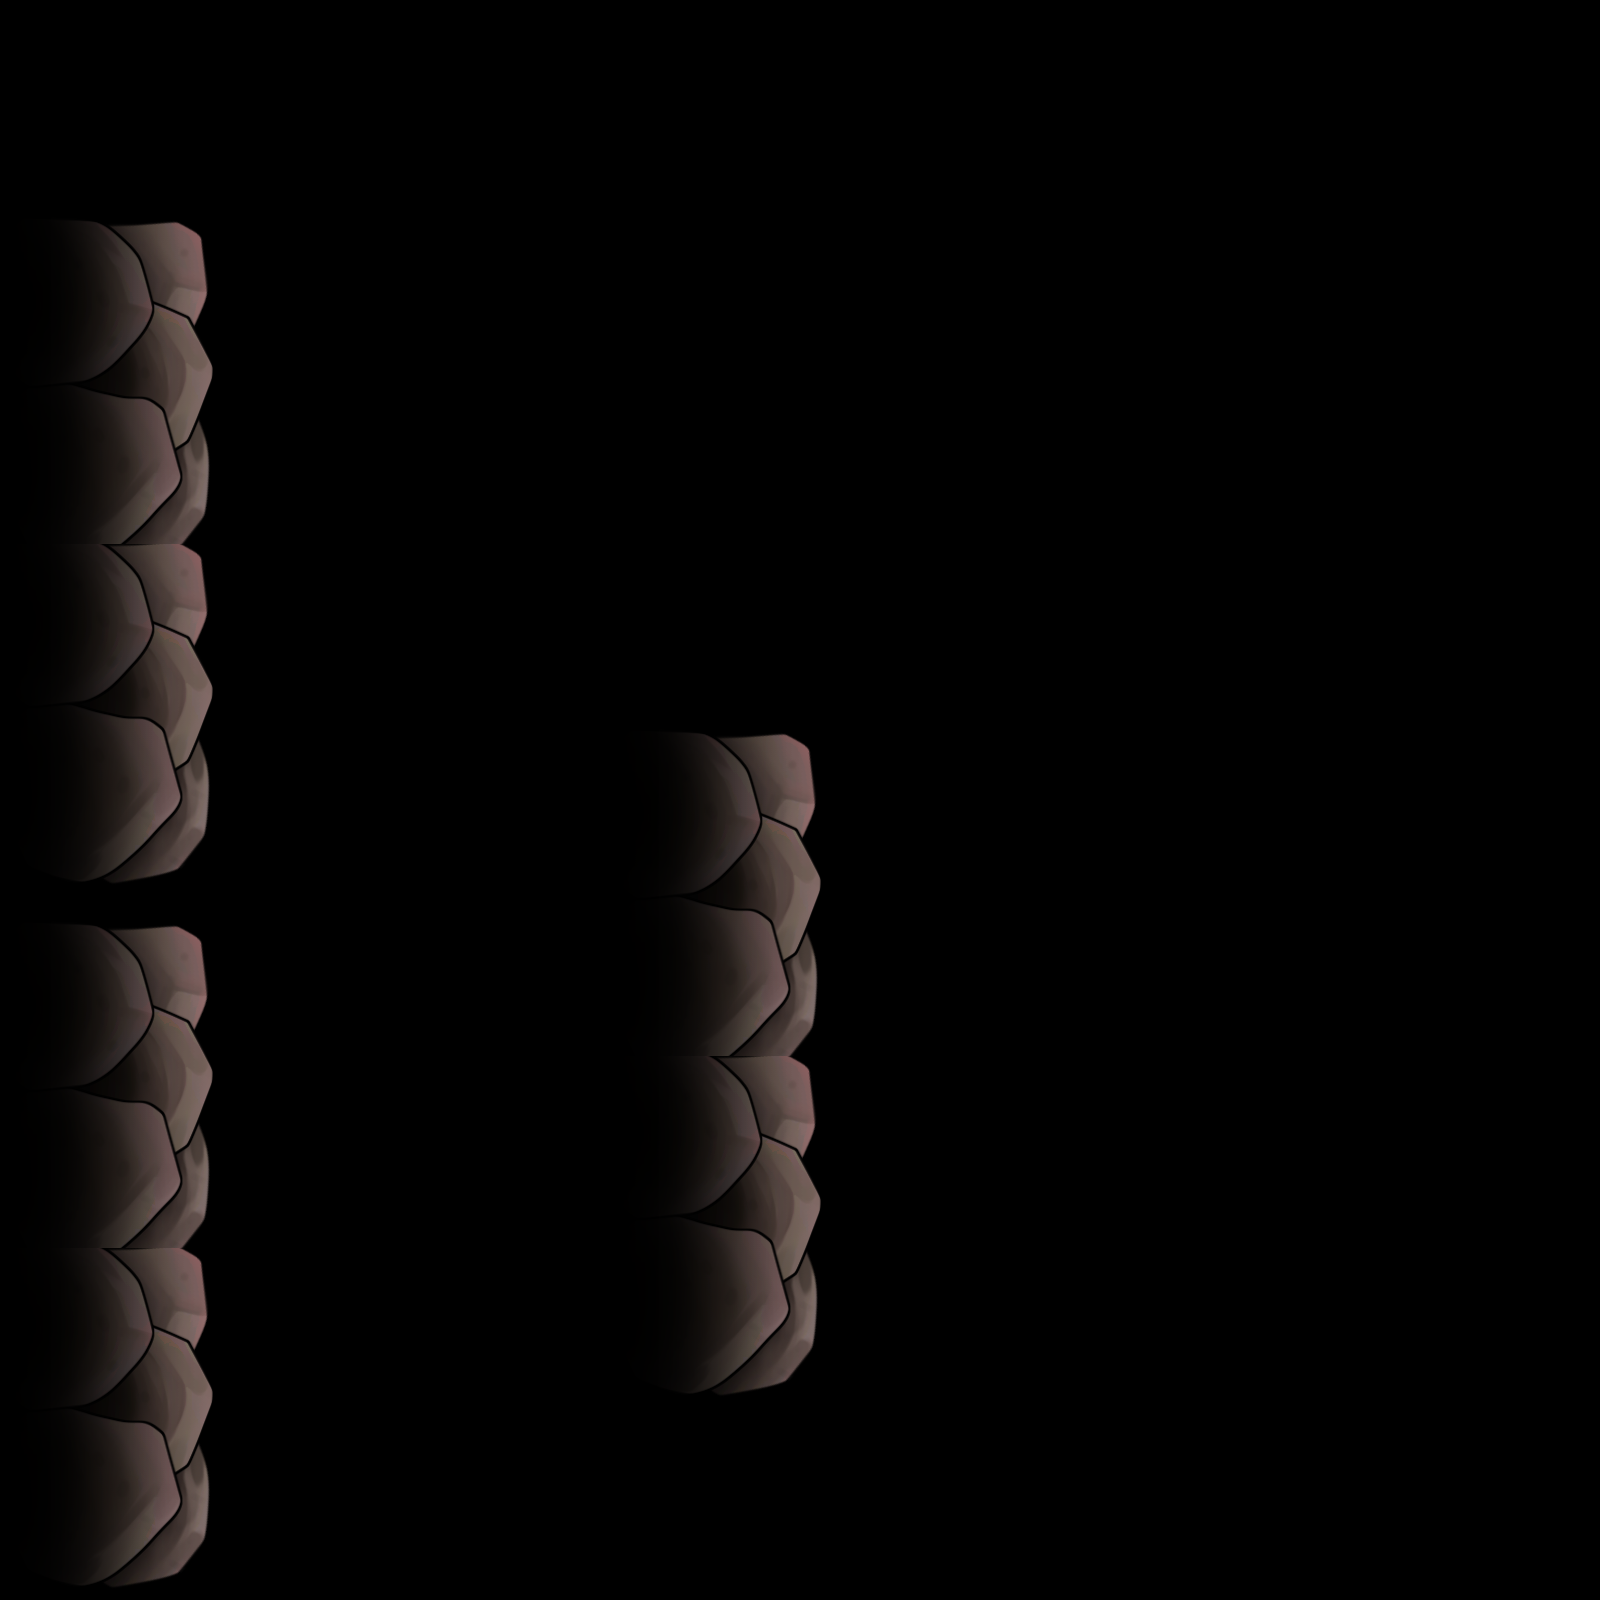

Rendered tile map (Tiled .tmx) drawn with the repository's tilesets; below, a short description and the full map source, tile grids included:
An orthogonal 50x50 tile map with 32x32 px tiles, 1 tile layer (Tile Layer 2).

<map version="1.10" tiledversion="1.10.1" orientation="orthogonal" renderorder="right-down" width="50" height="50" tilewidth="32" tileheight="32" infinite="0" nextlayerid="2" nextobjectid="1">
 <editorsettings>
  <export target="new-dungeon.json" format="json" />
 </editorsettings>
 <tileset firstgid="1" name="floor" tilewidth="32" tileheight="32" tilecount="4096" columns="64">
  <image source="floor.png" width="2048" height="2048" />
  <tile id="234">
   <properties>
    <property name="collides" type="bool" value="true" />
   </properties>
  </tile>
  <tile id="235">
   <properties>
    <property name="collides" type="bool" value="true" />
   </properties>
  </tile>
  <tile id="236">
   <properties>
    <property name="collides" type="bool" value="true" />
   </properties>
  </tile>
  <tile id="237">
   <properties>
    <property name="collides" type="bool" value="true" />
   </properties>
  </tile>
  <tile id="238">
   <properties>
    <property name="collides" type="bool" value="true" />
   </properties>
  </tile>
  <tile id="239">
   <properties>
    <property name="collides" type="bool" value="true" />
   </properties>
  </tile>
  <tile id="240">
   <properties>
    <property name="collides" type="bool" value="true" />
   </properties>
  </tile>
  <tile id="298">
   <properties>
    <property name="collides" type="bool" value="true" />
   </properties>
  </tile>
  <tile id="299">
   <properties>
    <property name="collides" type="bool" value="true" />
   </properties>
  </tile>
  <tile id="300">
   <properties>
    <property name="collides" type="bool" value="true" />
   </properties>
  </tile>
  <tile id="301">
   <properties>
    <property name="collides" type="bool" value="true" />
   </properties>
  </tile>
  <tile id="302">
   <properties>
    <property name="collides" type="bool" value="true" />
   </properties>
  </tile>
  <tile id="303">
   <properties>
    <property name="collides" type="bool" value="true" />
   </properties>
  </tile>
  <tile id="304">
   <properties>
    <property name="collides" type="bool" value="true" />
   </properties>
  </tile>
  <tile id="362">
   <properties>
    <property name="collides" type="bool" value="true" />
   </properties>
  </tile>
  <tile id="363">
   <properties>
    <property name="collides" type="bool" value="true" />
   </properties>
  </tile>
  <tile id="364">
   <properties>
    <property name="collides" type="bool" value="true" />
   </properties>
  </tile>
  <tile id="365">
   <properties>
    <property name="collides" type="bool" value="true" />
   </properties>
  </tile>
  <tile id="366">
   <properties>
    <property name="collides" type="bool" value="true" />
   </properties>
  </tile>
  <tile id="367">
   <properties>
    <property name="collides" type="bool" value="true" />
   </properties>
  </tile>
  <tile id="368">
   <properties>
    <property name="collides" type="bool" value="true" />
   </properties>
  </tile>
  <tile id="426">
   <properties>
    <property name="collides" type="bool" value="true" />
   </properties>
  </tile>
  <tile id="427">
   <properties>
    <property name="collides" type="bool" value="true" />
   </properties>
  </tile>
  <tile id="428">
   <properties>
    <property name="collides" type="bool" value="true" />
   </properties>
  </tile>
  <tile id="429">
   <properties>
    <property name="collides" type="bool" value="true" />
   </properties>
  </tile>
  <tile id="430">
   <properties>
    <property name="collides" type="bool" value="true" />
   </properties>
  </tile>
  <tile id="431">
   <properties>
    <property name="collides" type="bool" value="true" />
   </properties>
  </tile>
  <tile id="432">
   <properties>
    <property name="collides" type="bool" value="true" />
   </properties>
  </tile>
  <tile id="490">
   <properties>
    <property name="collides" type="bool" value="true" />
   </properties>
  </tile>
  <tile id="491">
   <properties>
    <property name="collides" type="bool" value="true" />
   </properties>
  </tile>
  <tile id="492">
   <properties>
    <property name="collides" type="bool" value="true" />
   </properties>
  </tile>
  <tile id="493">
   <properties>
    <property name="collides" type="bool" value="true" />
   </properties>
  </tile>
  <tile id="494">
   <properties>
    <property name="collides" type="bool" value="true" />
   </properties>
  </tile>
  <tile id="495">
   <properties>
    <property name="collides" type="bool" value="true" />
   </properties>
  </tile>
  <tile id="496">
   <properties>
    <property name="collides" type="bool" value="true" />
   </properties>
  </tile>
  <tile id="554">
   <properties>
    <property name="collides" type="bool" value="true" />
   </properties>
  </tile>
  <tile id="555">
   <properties>
    <property name="collides" type="bool" value="true" />
   </properties>
  </tile>
  <tile id="556">
   <properties>
    <property name="collides" type="bool" value="true" />
   </properties>
  </tile>
  <tile id="557">
   <properties>
    <property name="collides" type="bool" value="true" />
   </properties>
  </tile>
  <tile id="558">
   <properties>
    <property name="collides" type="bool" value="true" />
   </properties>
  </tile>
  <tile id="559">
   <properties>
    <property name="collides" type="bool" value="true" />
   </properties>
  </tile>
  <tile id="560">
   <properties>
    <property name="collides" type="bool" value="true" />
   </properties>
  </tile>
  <tile id="618">
   <properties>
    <property name="collides" type="bool" value="true" />
   </properties>
  </tile>
  <tile id="619">
   <properties>
    <property name="collides" type="bool" value="true" />
   </properties>
  </tile>
  <tile id="620">
   <properties>
    <property name="collides" type="bool" value="true" />
   </properties>
  </tile>
  <tile id="621">
   <properties>
    <property name="collides" type="bool" value="true" />
   </properties>
  </tile>
  <tile id="622">
   <properties>
    <property name="collides" type="bool" value="true" />
   </properties>
  </tile>
  <tile id="623">
   <properties>
    <property name="collides" type="bool" value="true" />
   </properties>
  </tile>
  <tile id="624">
   <properties>
    <property name="collides" type="bool" value="true" />
   </properties>
  </tile>
  <tile id="682">
   <properties>
    <property name="collides" type="bool" value="true" />
   </properties>
  </tile>
  <tile id="683">
   <properties>
    <property name="collides" type="bool" value="true" />
   </properties>
  </tile>
  <tile id="684">
   <properties>
    <property name="collides" type="bool" value="true" />
   </properties>
  </tile>
  <tile id="685">
   <properties>
    <property name="collides" type="bool" value="true" />
   </properties>
  </tile>
  <tile id="686">
   <properties>
    <property name="collides" type="bool" value="true" />
   </properties>
  </tile>
  <tile id="687">
   <properties>
    <property name="collides" type="bool" value="true" />
   </properties>
  </tile>
  <tile id="688">
   <properties>
    <property name="collides" type="bool" value="true" />
   </properties>
  </tile>
  <tile id="746">
   <properties>
    <property name="collides" type="bool" value="true" />
   </properties>
  </tile>
  <tile id="747">
   <properties>
    <property name="collides" type="bool" value="true" />
   </properties>
  </tile>
  <tile id="748">
   <properties>
    <property name="collides" type="bool" value="true" />
   </properties>
  </tile>
  <tile id="749">
   <properties>
    <property name="collides" type="bool" value="true" />
   </properties>
  </tile>
  <tile id="750">
   <properties>
    <property name="collides" type="bool" value="true" />
   </properties>
  </tile>
  <tile id="751">
   <properties>
    <property name="collides" type="bool" value="true" />
   </properties>
  </tile>
  <tile id="752">
   <properties>
    <property name="collides" type="bool" value="true" />
   </properties>
  </tile>
  <tile id="810">
   <properties>
    <property name="collides" type="bool" value="true" />
   </properties>
  </tile>
  <tile id="811">
   <properties>
    <property name="collides" type="bool" value="true" />
   </properties>
  </tile>
  <tile id="812">
   <properties>
    <property name="collides" type="bool" value="true" />
   </properties>
  </tile>
  <tile id="813">
   <properties>
    <property name="collides" type="bool" value="true" />
   </properties>
  </tile>
  <tile id="814">
   <properties>
    <property name="collides" type="bool" value="true" />
   </properties>
  </tile>
  <tile id="815">
   <properties>
    <property name="collides" type="bool" value="true" />
   </properties>
  </tile>
  <tile id="816">
   <properties>
    <property name="collides" type="bool" value="true" />
   </properties>
  </tile>
 </tileset>
 <layer id="1" name="Tile Layer 2" width="50" height="50">
  <data encoding="csv">
0,0,0,0,0,0,0,0,0,0,0,0,0,0,0,0,0,0,0,0,0,0,0,0,0,0,0,0,0,0,0,0,0,0,0,0,0,0,0,0,0,0,0,0,0,0,0,0,0,0,
0,0,0,0,0,0,0,0,0,0,0,0,0,0,0,0,0,0,0,0,0,0,0,0,0,0,0,0,0,0,0,0,0,0,0,0,0,0,0,0,0,0,0,0,0,0,0,0,0,0,
0,0,0,0,0,0,0,0,0,0,0,0,0,0,0,0,0,0,0,0,0,0,0,0,0,0,0,0,0,0,0,0,0,0,0,0,0,0,0,0,0,0,0,0,0,0,0,0,0,0,
0,0,0,0,0,0,0,0,0,0,0,0,0,0,0,0,0,0,0,0,0,0,0,0,0,0,0,0,0,0,0,0,0,0,0,0,0,0,0,0,0,0,0,0,0,0,0,0,0,0,
0,0,0,0,0,0,0,0,0,0,0,0,0,0,0,0,0,0,0,0,0,0,0,0,0,0,0,0,0,0,0,0,0,0,0,0,0,0,0,0,0,0,0,0,0,0,0,0,0,0,
0,0,0,0,0,0,0,0,0,0,0,0,0,0,0,0,0,0,0,0,0,0,0,0,0,0,0,0,0,0,0,0,0,0,0,0,0,0,0,0,0,0,0,0,0,0,0,0,0,0,
171,172,173,174,175,176,177,0,0,0,0,0,0,0,0,0,0,0,0,0,0,0,0,0,0,0,0,0,0,0,0,0,0,0,0,0,0,0,0,0,0,0,0,0,0,0,0,0,0,0,
235,236,237,238,239,240,241,0,0,0,0,0,0,0,0,0,0,0,0,0,0,0,0,0,0,0,0,0,0,0,0,0,0,0,0,0,0,0,0,0,0,0,0,0,0,0,0,0,0,0,
299,300,301,302,303,304,305,0,0,0,0,0,0,0,0,0,0,0,0,0,0,0,0,0,0,0,0,0,0,0,0,0,0,0,0,0,0,0,0,0,0,0,0,0,0,0,0,0,0,0,
363,364,365,366,367,368,369,0,0,0,0,0,0,0,0,0,0,0,0,0,0,0,0,0,0,0,0,0,0,0,0,0,0,0,0,0,0,0,0,0,0,0,0,0,0,0,0,0,0,0,
427,428,429,430,431,432,433,0,0,0,0,0,0,0,0,0,0,0,0,0,0,0,0,0,0,0,0,0,0,0,0,0,0,0,0,0,0,0,0,0,0,0,0,0,0,0,0,0,0,0,
491,492,493,494,495,496,497,0,0,0,0,0,0,0,0,0,0,0,0,0,0,0,0,0,0,0,0,0,0,0,0,0,0,0,0,0,0,0,0,0,0,0,0,0,0,0,0,0,0,0,
555,556,557,558,559,560,561,0,0,0,0,0,0,0,0,0,0,0,0,0,0,0,0,0,0,0,0,0,0,0,0,0,0,0,0,0,0,0,0,0,0,0,0,0,0,0,0,0,0,0,
619,620,621,622,623,624,625,0,0,0,0,0,0,0,0,0,0,0,0,0,0,0,0,0,0,0,0,0,0,0,0,0,0,0,0,0,0,0,0,0,0,0,0,0,0,0,0,0,0,0,
683,684,685,686,687,688,689,0,0,0,0,0,0,0,0,0,0,0,0,0,0,0,0,0,0,0,0,0,0,0,0,0,0,0,0,0,0,0,0,0,0,0,0,0,0,0,0,0,0,0,
747,748,749,750,751,752,753,0,0,0,0,0,0,0,0,0,0,0,0,0,0,0,0,0,0,0,0,0,0,0,0,0,0,0,0,0,0,0,0,0,0,0,0,0,0,0,0,0,0,0,
811,812,813,814,815,816,817,0,0,0,0,0,0,0,0,0,0,0,0,0,0,0,0,0,0,0,0,0,0,0,0,0,0,0,0,0,0,0,0,0,0,0,0,0,0,0,0,0,0,0,
235,236,237,238,239,240,241,0,0,0,0,0,0,0,0,0,0,0,0,0,0,0,0,0,0,0,0,0,0,0,0,0,0,0,0,0,0,0,0,0,0,0,0,0,0,0,0,0,0,0,
299,300,301,302,303,304,305,0,0,0,0,0,0,0,0,0,0,0,0,0,0,0,0,0,0,0,0,0,0,0,0,0,0,0,0,0,0,0,0,0,0,0,0,0,0,0,0,0,0,0,
363,364,365,366,367,368,369,0,0,0,0,0,0,0,0,0,0,0,0,0,0,0,0,0,0,0,0,0,0,0,0,0,0,0,0,0,0,0,0,0,0,0,0,0,0,0,0,0,0,0,
427,428,429,430,431,432,433,0,0,0,0,0,0,0,0,0,0,0,0,0,0,0,0,0,0,0,0,0,0,0,0,0,0,0,0,0,0,0,0,0,0,0,0,0,0,0,0,0,0,0,
491,492,493,494,495,496,497,0,0,0,0,0,0,0,0,0,0,0,0,0,0,0,0,0,0,0,0,0,0,0,0,0,0,0,0,0,0,0,0,0,0,0,0,0,0,0,0,0,0,0,
555,556,557,558,559,560,561,0,0,0,0,0,0,0,0,0,0,0,0,171,172,173,174,175,176,177,0,0,0,0,0,0,0,0,0,0,0,0,0,0,0,0,0,0,0,0,0,0,0,0,
619,620,621,622,623,624,625,0,0,0,0,0,0,0,0,0,0,0,0,235,236,237,238,239,240,241,0,0,0,0,0,0,0,0,0,0,0,0,0,0,0,0,0,0,0,0,0,0,0,0,
683,684,685,686,687,688,689,0,0,0,0,0,0,0,0,0,0,0,0,299,300,301,302,303,304,305,0,0,0,0,0,0,0,0,0,0,0,0,0,0,0,0,0,0,0,0,0,0,0,0,
747,748,749,750,751,752,753,0,0,0,0,0,0,0,0,0,0,0,0,363,364,365,366,367,368,369,0,0,0,0,0,0,0,0,0,0,0,0,0,0,0,0,0,0,0,0,0,0,0,0,
811,812,813,814,815,816,817,0,0,0,0,0,0,0,0,0,0,0,0,427,428,429,430,431,432,433,0,0,0,0,0,0,0,0,0,0,0,0,0,0,0,0,0,0,0,0,0,0,0,0,
875,876,877,878,879,880,881,0,0,0,0,0,0,0,0,0,0,0,0,491,492,493,494,495,496,497,0,0,0,0,0,0,0,0,0,0,0,0,0,0,0,0,0,0,0,0,0,0,0,0,
171,172,173,174,175,176,177,0,0,0,0,0,0,0,0,0,0,0,0,555,556,557,558,559,560,561,0,0,0,0,0,0,0,0,0,0,0,0,0,0,0,0,0,0,0,0,0,0,0,0,
235,236,237,238,239,240,241,0,0,0,0,0,0,0,0,0,0,0,0,619,620,621,622,623,624,625,0,0,0,0,0,0,0,0,0,0,0,0,0,0,0,0,0,0,0,0,0,0,0,0,
299,300,301,302,303,304,305,0,0,0,0,0,0,0,0,0,0,0,0,683,684,685,686,687,688,689,0,0,0,0,0,0,0,0,0,0,0,0,0,0,0,0,0,0,0,0,0,0,0,0,
363,364,365,366,367,368,369,0,0,0,0,0,0,0,0,0,0,0,0,747,748,749,750,751,752,753,0,0,0,0,0,0,0,0,0,0,0,0,0,0,0,0,0,0,0,0,0,0,0,0,
427,428,429,430,431,432,433,0,0,0,0,0,0,0,0,0,0,0,0,811,812,813,814,815,816,817,0,0,0,0,0,0,0,0,0,0,0,0,0,0,0,0,0,0,0,0,0,0,0,0,
491,492,493,494,495,496,497,0,0,0,0,0,0,0,0,0,0,0,0,235,236,237,238,239,240,241,0,0,0,0,0,0,0,0,0,0,0,0,0,0,0,0,0,0,0,0,0,0,0,0,
555,556,557,558,559,560,561,0,0,0,0,0,0,0,0,0,0,0,0,299,300,301,302,303,304,305,0,0,0,0,0,0,0,0,0,0,0,0,0,0,0,0,0,0,0,0,0,0,0,0,
619,620,621,622,623,624,625,0,0,0,0,0,0,0,0,0,0,0,0,363,364,365,366,367,368,369,0,0,0,0,0,0,0,0,0,0,0,0,0,0,0,0,0,0,0,0,0,0,0,0,
683,684,685,686,687,688,689,0,0,0,0,0,0,0,0,0,0,0,0,427,428,429,430,431,432,433,0,0,0,0,0,0,0,0,0,0,0,0,0,0,0,0,0,0,0,0,0,0,0,0,
747,748,749,750,751,752,753,0,0,0,0,0,0,0,0,0,0,0,0,491,492,493,494,495,496,497,0,0,0,0,0,0,0,0,0,0,0,0,0,0,0,0,0,0,0,0,0,0,0,0,
811,812,813,814,815,816,817,0,0,0,0,0,0,0,0,0,0,0,0,555,556,557,558,559,560,561,0,0,0,0,0,0,0,0,0,0,0,0,0,0,0,0,0,0,0,0,0,0,0,0,
235,236,237,238,239,240,241,0,0,0,0,0,0,0,0,0,0,0,0,619,620,621,622,623,624,625,0,0,0,0,0,0,0,0,0,0,0,0,0,0,0,0,0,0,0,0,0,0,0,0,
299,300,301,302,303,304,305,0,0,0,0,0,0,0,0,0,0,0,0,683,684,685,686,687,688,689,0,0,0,0,0,0,0,0,0,0,0,0,0,0,0,0,0,0,0,0,0,0,0,0,
363,364,365,366,367,368,369,0,0,0,0,0,0,0,0,0,0,0,0,747,748,749,750,751,752,753,0,0,0,0,0,0,0,0,0,0,0,0,0,0,0,0,0,0,0,0,0,0,0,0,
427,428,429,430,431,432,433,0,0,0,0,0,0,0,0,0,0,0,0,811,812,813,814,815,816,817,0,0,0,0,0,0,0,0,0,0,0,0,0,0,0,0,0,0,0,0,0,0,0,0,
491,492,493,494,495,496,497,0,0,0,0,0,0,0,0,0,0,0,0,875,876,877,878,879,880,881,0,0,0,0,0,0,0,0,0,0,0,0,0,0,0,0,0,0,0,0,0,0,0,0,
555,556,557,558,559,560,561,0,0,0,0,0,0,0,0,0,0,0,0,0,0,0,0,0,0,0,0,0,0,0,0,0,0,0,0,0,0,0,0,0,0,0,0,0,0,0,0,0,0,0,
619,620,621,622,623,624,625,0,0,0,0,0,0,0,0,0,0,0,0,0,0,0,0,0,0,0,0,0,0,0,0,0,0,0,0,0,0,0,0,0,0,0,0,0,0,0,0,0,0,0,
683,684,685,686,687,688,689,0,0,0,0,0,0,0,0,0,0,0,0,0,0,0,0,0,0,0,0,0,0,0,0,0,0,0,0,0,0,0,0,0,0,0,0,0,0,0,0,0,0,0,
747,748,749,750,751,752,753,0,0,0,0,0,0,0,0,0,0,0,0,0,0,0,0,0,0,0,0,0,0,0,0,0,0,0,0,0,0,0,0,0,0,0,0,0,0,0,0,0,0,0,
811,812,813,814,815,816,817,0,0,0,0,0,0,0,0,0,0,0,0,0,0,0,0,0,0,0,0,0,0,0,0,0,0,0,0,0,0,0,0,0,0,0,0,0,0,0,0,0,0,0,
875,876,877,878,879,880,881,0,0,0,0,0,0,0,0,0,0,0,0,0,0,0,0,0,0,0,0,0,0,0,0,0,0,0,0,0,0,0,0,0,0,0,0,0,0,0,0,0,0,0
</data>
 </layer>
</map>
